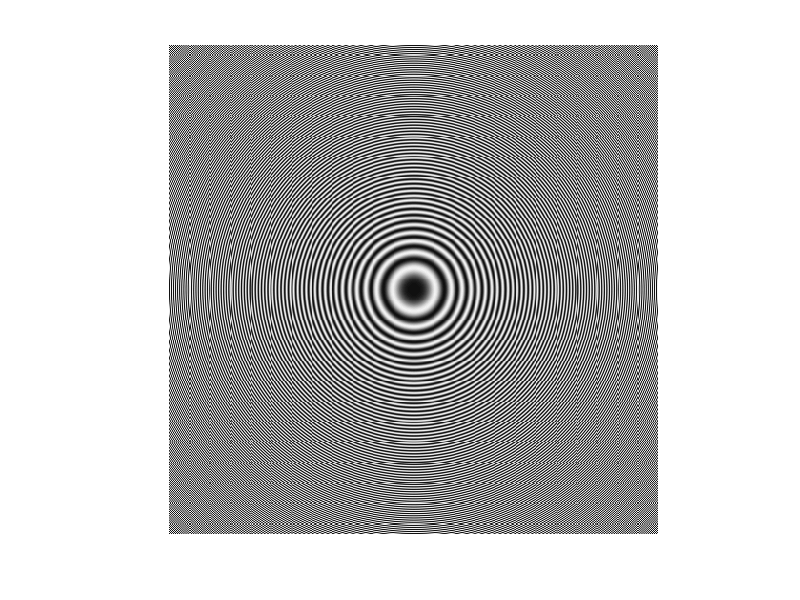
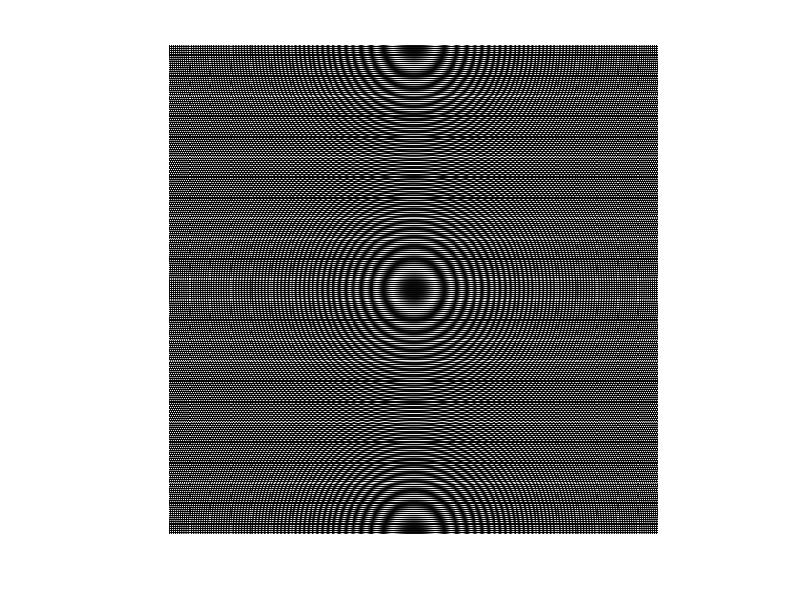
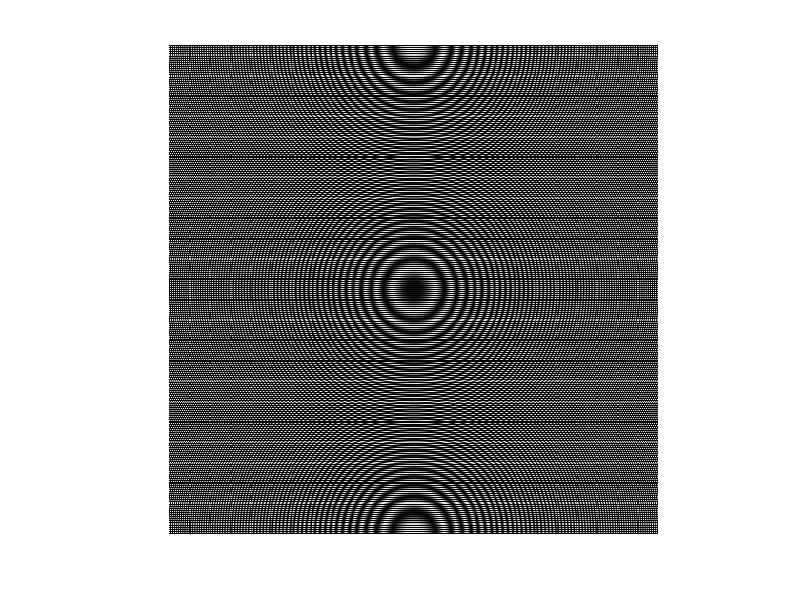

MATLAB code for these plots, in order:
close all; clear all;

% part (a)
[x, y] = meshgrid(linspace(-256, 256, 1 * 512 + 1), linspace(-256, 256, 1 * 512 + 1));
f_hat = -112;
f_zero = 128;
a_x = pi / 512;
a_y = pi / 512;
f_xy = f_hat * cos(a_x * x .^ 2 + a_y * y .^ 2) + f_zero;
img_f = uint8(f_xy);
figure
imshow(img_f);
imwrite(img_f, 'q3_part_a.png');

% part (b)
T = 2;
ft_xy = zeros(size(f_xy));
for i = 1 : size(y, 1)
    if mod(y(i), T) == 0
        ft_xy(i, :) = f_xy(i, :);
    end
end
img_ft = uint8(ft_xy);
figure
imshow(img_ft);
imwrite(img_ft, strcat('q3_part_b_T', num2str(T), '.png'));

% part (c)
gt_xy = zeros(size(f_xy));
for i = 1 : size(y, 1);
    if mod(y(i) - T / 2, T) == 0
        gt_xy(i, :) = f_xy(i, :);
    end 
end
img_gt = uint8(gt_xy);
figure
imshow(img_gt);
imwrite(img_gt, strcat('q3_part_c_T', num2str(T), '.png'));

